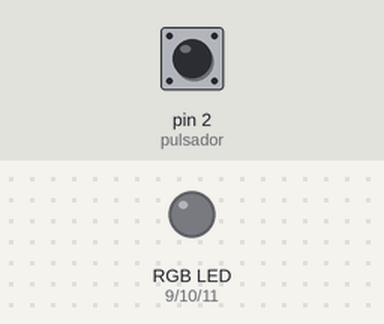
Recording of a sketch running on a simulated Arduino Uno, built with avr-gcc and run on an emulated ATmega328P. Parts: an RGB LED mixed from three pins (HIGH = lit). Dashed ring = blinking. The test bench sets the inputs (shaded band); at power-on: pin 2 (pulsador) HIGH. Random numbers use the default seed unless the sketch sets one.

Above: at 1.2 s.
1.3 s: pin 2 (pulsador) pulled LOW for 1 s
At 1.75 s:
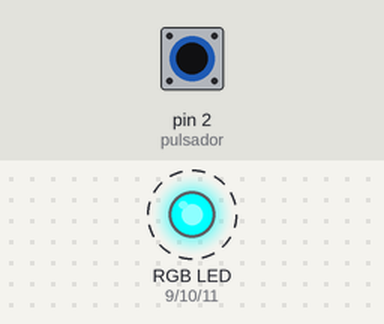
At 2.15 s:
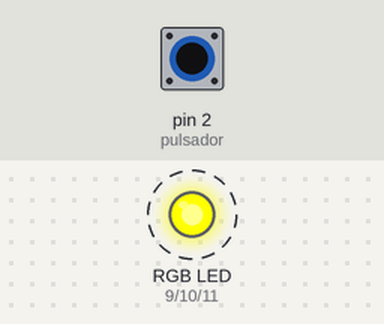
4.3 s: pin 2 (pulsador) pulled LOW for 3.2 s
At 4.55 s:
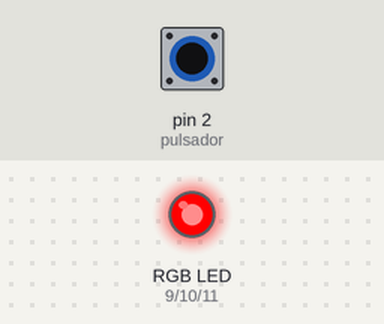
Timing chart, 0 to 8.9 s (numbered marks = the images above; inputs shaded):
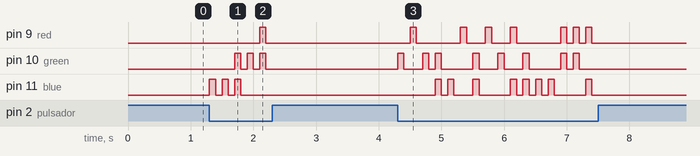

The sketch:

TP2EJ9.ino
```cpp
/*9.  Utilice un pulsador para prender y apagar un led rgb, el color debe elegirse aleatoriamente.*/

bool control = false;
void setup() {
    pinMode(2, INPUT_PULLUP);//pulsador
    pinMode(9, OUTPUT);//red
    pinMode(10, OUTPUT);//green
    pinMode(11, OUTPUT);//blue
    Serial.begin(9600);
}

void loop() {
  int valorPulsador = digitalRead(2);// Leemos el valor del pin2
  if (valorPulsador == LOW) {
      control = !control;
      if (control){
        colores(random(1,7));
        delay(100);
      }
      else{
        colores(8);
        delay(100);
      }
    }
}

void colores(int x){
  switch(x){
    case 1:
      digitalWrite(9, HIGH);
      digitalWrite(10, LOW);
      digitalWrite(11, LOW);
    break;
    case 2:
      digitalWrite(11, HIGH);
      digitalWrite(10, LOW);
      digitalWrite(9, LOW);
    break;
    case 3:
      digitalWrite(10, HIGH);
      digitalWrite(11, LOW);
      digitalWrite(9, LOW);
    break;
    case 4:
      digitalWrite(9, HIGH);
      digitalWrite(10, LOW);
      digitalWrite(11, HIGH);
    break;
    case 5:
      digitalWrite(9, HIGH);
      digitalWrite(11, LOW);
      digitalWrite(10, HIGH);
    break;
    case 6:
      digitalWrite(9, LOW);
      digitalWrite(10, HIGH);
      digitalWrite(11, HIGH);
    break;
    case 7:
      digitalWrite(9, HIGH);
      digitalWrite(10, HIGH);
      digitalWrite(11, HIGH);
    break;
    case 8:
      digitalWrite(9, LOW);
      digitalWrite(10, LOW);
      digitalWrite(11, LOW);
    break;
  }
}
```

Measured:
- after the input at 1.3 s, pin 9 (red): LOW → HIGH after 0.80 s, → LOW 0.10 s later; pin 10 (green): alternates HIGH for 0.10 s and LOW for 0.10 s, 6 changes in all, then stays LOW, starting after 0.40 s; pin 11 (blue): alternates HIGH for 0.10 s and LOW for 0.10 s, 6 changes in all, then stays LOW, starting at once
- after the input at 4.3 s, pin 9 (red): LOW → HIGH after 0.20 s, → LOW 0.10 s later, → HIGH 0.70 s later, → LOW 0.10 s later, … (14 changes in this stretch); pin 10 (green): LOW → HIGH at once, → LOW 0.10 s later, → HIGH 0.30 s later, → LOW 0.10 s later, … (16 changes in this stretch)
